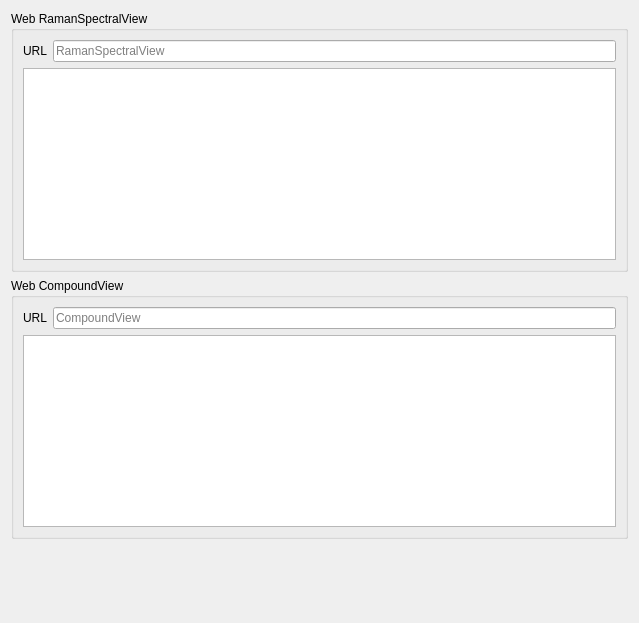
<?xml version="1.0" encoding="UTF-8"?>
<ui version="4.0">
 <class>EditURL</class>
 <widget class="QWidget" name="EditURL">
  <property name="geometry">
   <rect>
    <x>0</x>
    <y>0</y>
    <width>639</width>
    <height>623</height>
   </rect>
  </property>
  <property name="windowTitle">
   <string>EditURL</string>
  </property>
  <layout class="QGridLayout" name="gridLayout_3">
   <item row="1" column="0">
    <widget class="QGroupBox" name="groupBoxCompoundView">
     <property name="title">
      <string>Web CompoundView</string>
     </property>
     <layout class="QGridLayout" name="gridLayout_2">
      <item row="0" column="0">
       <widget class="QLabel" name="labelURL_CompoundView">
        <property name="text">
         <string>URL</string>
        </property>
       </widget>
      </item>
      <item row="0" column="1">
       <widget class="QLineEdit" name="lineEditURL_CompoundView">
        <property name="text">
         <string/>
        </property>
        <property name="placeholderText">
         <string>CompoundView</string>
        </property>
       </widget>
      </item>
      <item row="1" column="0" colspan="2">
       <widget class="QTextBrowser" name="textBrowserCompoundView"/>
      </item>
     </layout>
    </widget>
   </item>
   <item row="0" column="0">
    <widget class="QGroupBox" name="groupBoxRamanSpectralView">
     <property name="title">
      <string>Web RamanSpectralView</string>
     </property>
     <layout class="QGridLayout" name="gridLayout">
      <item row="0" column="0">
       <widget class="QLabel" name="labelURL_RamanSpectralView">
        <property name="text">
         <string>URL</string>
        </property>
       </widget>
      </item>
      <item row="0" column="1">
       <widget class="QLineEdit" name="lineEditURL_RamanSpectralView">
        <property name="text">
         <string/>
        </property>
        <property name="placeholderText">
         <string>RamanSpectralView</string>
        </property>
       </widget>
      </item>
      <item row="1" column="0" colspan="2">
       <widget class="QTextBrowser" name="textBrowserRamanSpectralView"/>
      </item>
     </layout>
    </widget>
   </item>
   <item row="2" column="0">
    <spacer name="verticalSpacer">
     <property name="orientation">
      <enum>Qt::Orientation::Vertical</enum>
     </property>
     <property name="sizeHint" stdset="0">
      <size>
       <width>588</width>
       <height>52</height>
      </size>
     </property>
    </spacer>
   </item>
  </layout>
 </widget>
 <resources/>
 <connections/>
</ui>
